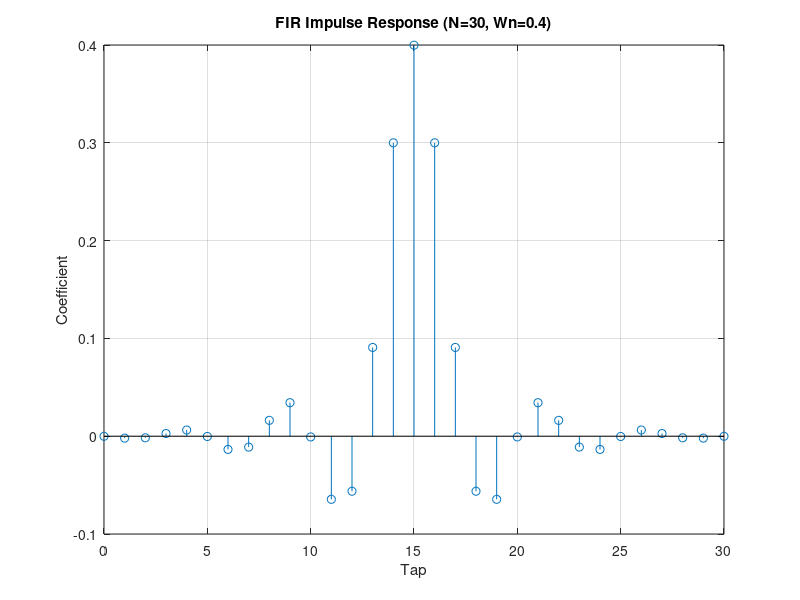
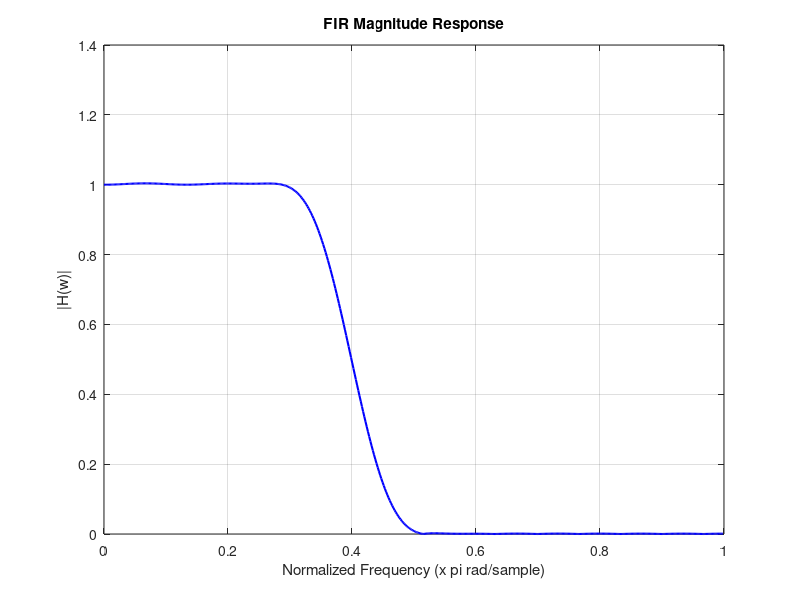

The MATLAB script that drew these images, in order:
% FIR Filter — Design a lowpass FIR with fir1
% Compare the filter impulse response and frequency response.
% Pull toolbox functions (signal, stats, graphics, io) into scope so we
% can call them by short name (fft, butter, plot, std, ...). Without this,
% we'd need fully qualified names like signal.transforms.fft(...).


clear
close all

% 30-tap lowpass FIR, cutoff at 0.4*Nyquist
N = 30;
b = fir1(N, 0.4);

% Impulse response
figure(1)
stem(0:N, b)
title('FIR Impulse Response (N=30, Wn=0.4)')
xlabel('Tap')
ylabel('Coefficient')
grid on

% Frequency response
[H, W] = freqz(b, [1], 512);

figure(2)
plot(W/pi, abs(H), 'b-', 'LineWidth', 1.5)
title('FIR Magnitude Response')
xlabel('Normalized Frequency (x pi rad/sample)')
ylabel('|H(w)|')
grid on
